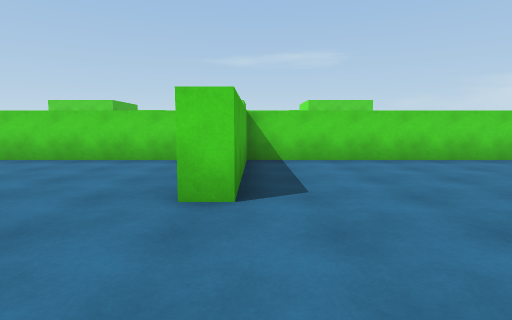
view 1 (above)

19 first-person views from a walk through a 3-D level made in the Unity game engine. The camera is 1.3 m above the floor, tilts 6° down and sees 80° across. The floor is counted in squares, 2 m on a side. Each view is taken from the middle of a square. On the plan, view 1 faces up. The plan holds only what a view shows up to about 10 squares ahead; the rest is blank. The place goes on beyond the plan.

view 2
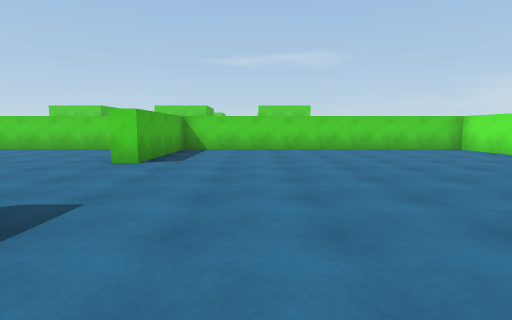

view 3
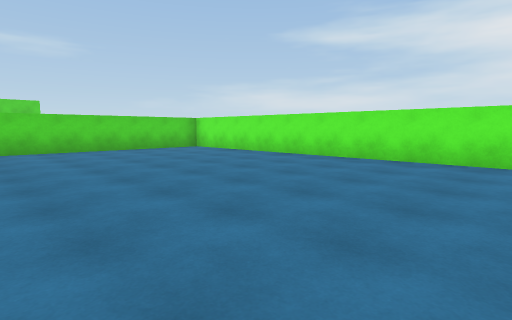

view 4
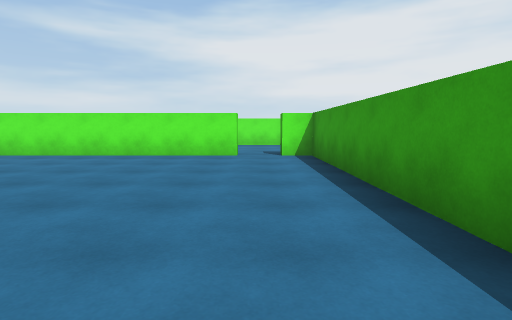

view 5
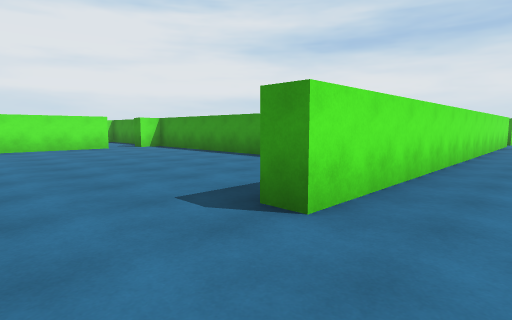

view 6
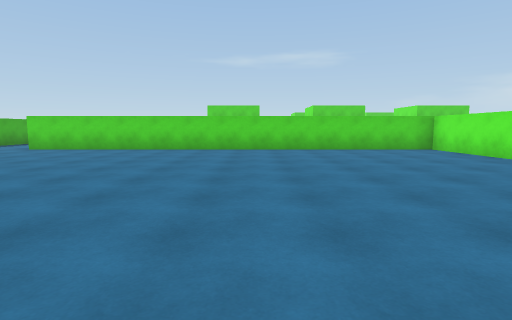

view 7
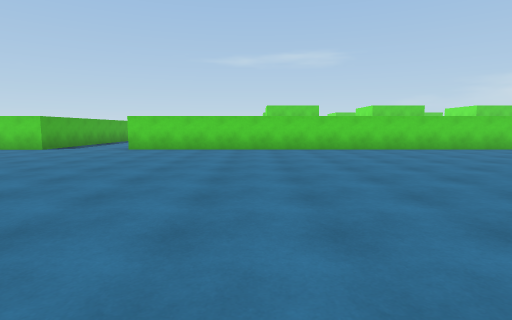

view 8
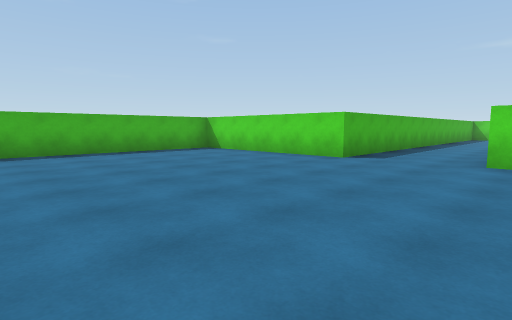

view 9
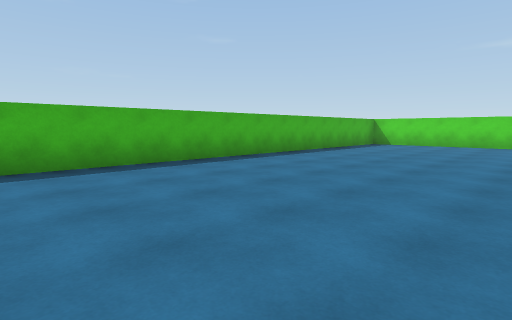

view 10
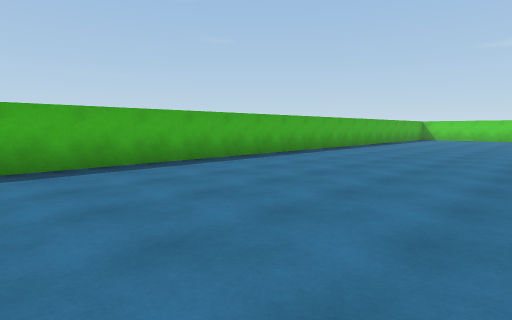

view 11
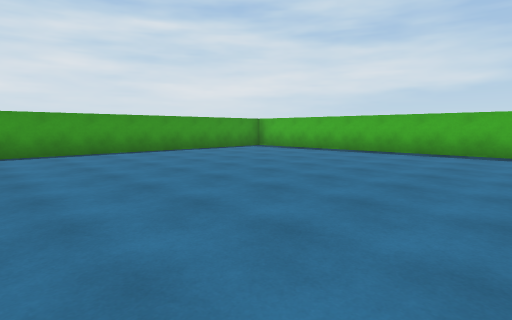

view 12
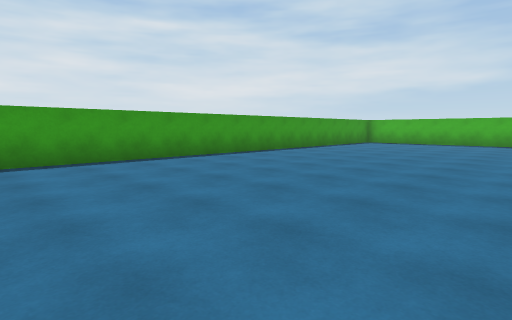

view 13
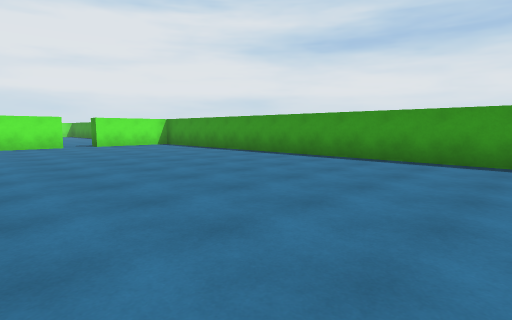

view 14
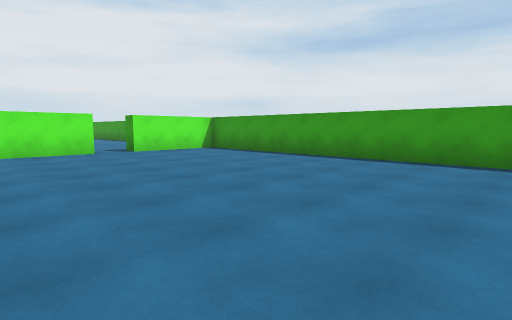

view 15
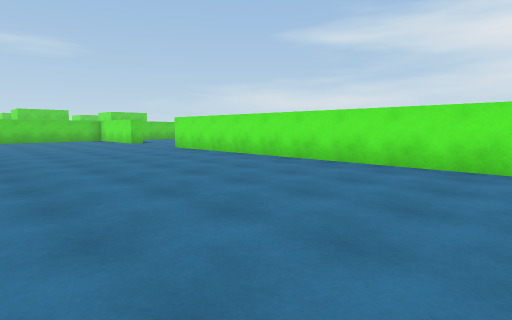

view 16
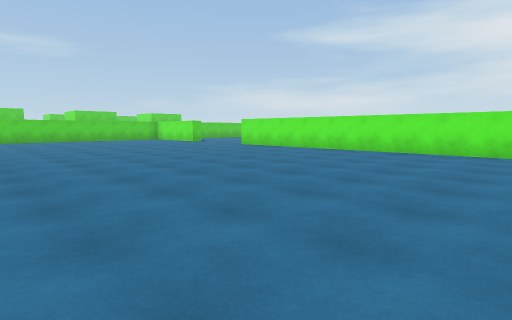

view 17
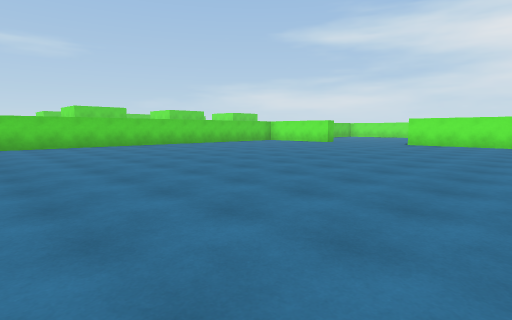

view 18
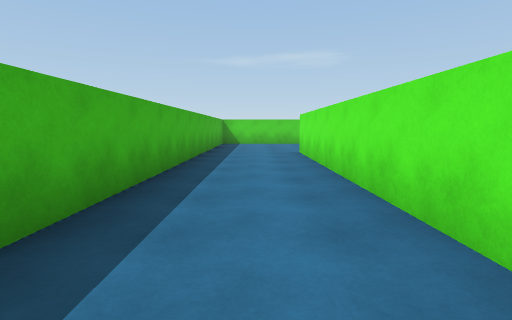

view 19
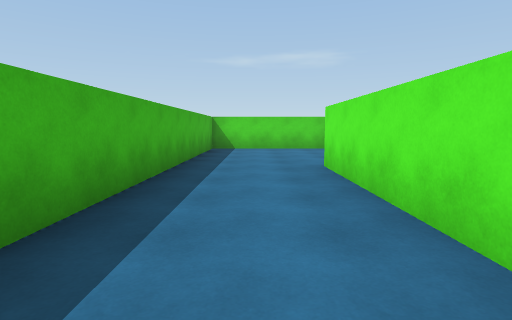

### Floor plan
Points are (right, up) in squares from view 1. A wall is a line through its corners. A room is listed if a view was taken in it or the views show most of it. See-through windows are left out.
Room 1 (views 1, 2, 3, 4)
walls: (-0.7, -0.9) (-0.1, -0.9); (2.5, -4.3) (8.2, -4.3); (8.2, -2.6) (8.2, 6.2) (-0.2, 6.2) (-0.2, 2.6)
ways out: opening at (0, 1) to room 2; opening at (9, -3)
Room 2 (views 5, 6, 7, 8, 9, 10, 11, 12, 13, 14, 15, 16, 17, 18, 19)
walls: (-12.8, 8.2) (-12.8, 15.2); (-0.7, 3.2) (-0.7, 6.2) (-12.9, 6.2); (-0.2, 2.6) (-0.8, 2.6); (-0.7, -12.6) (-0.7, -0.9); (-20.4, 5.9) (-20.4, -13.9); (-18.1, -16.2) (-1, -16.2); (-0.7, -16) (-0.7, -13.6); (-11.8, 19.7) (-15.4, 19.7) (-15.4, 6.2) (-20.1, 6.2)
ways out: opening at (0, 1) to room 1; opening at (0, -13)

Where each view was taken, in squares from view 1:
view 1: 0 up, 0 right, facing up
view 2: 3 down, 2 right, facing up
view 3: 3 down, 2 right, facing up-right
view 4: 3 down, 1 right, facing right
view 5: 1 up, 2 left, facing down-right
view 6: 3 down, 6 left, facing up
view 7: 3 down, 9 left, facing up
view 8: 0 up, 12 left, facing up-left
view 9: 6 down, 15 left, facing up-left
view 10: 12 down, 15 left, facing up-left
view 11: 8 down, 12 left, facing down-left
view 12: 10 down, 7 left, facing down-left
view 13: 10 down, 12 left, facing down-right
view 14: 10 down, 9 left, facing down-right
view 15: 10 down, 6 left, facing up-right
view 16: 10 down, 9 left, facing up-right
view 17: 5 down, 13 left, facing up-right
view 18: 7 up, 14 left, facing up
view 19: 10 up, 14 left, facing up
